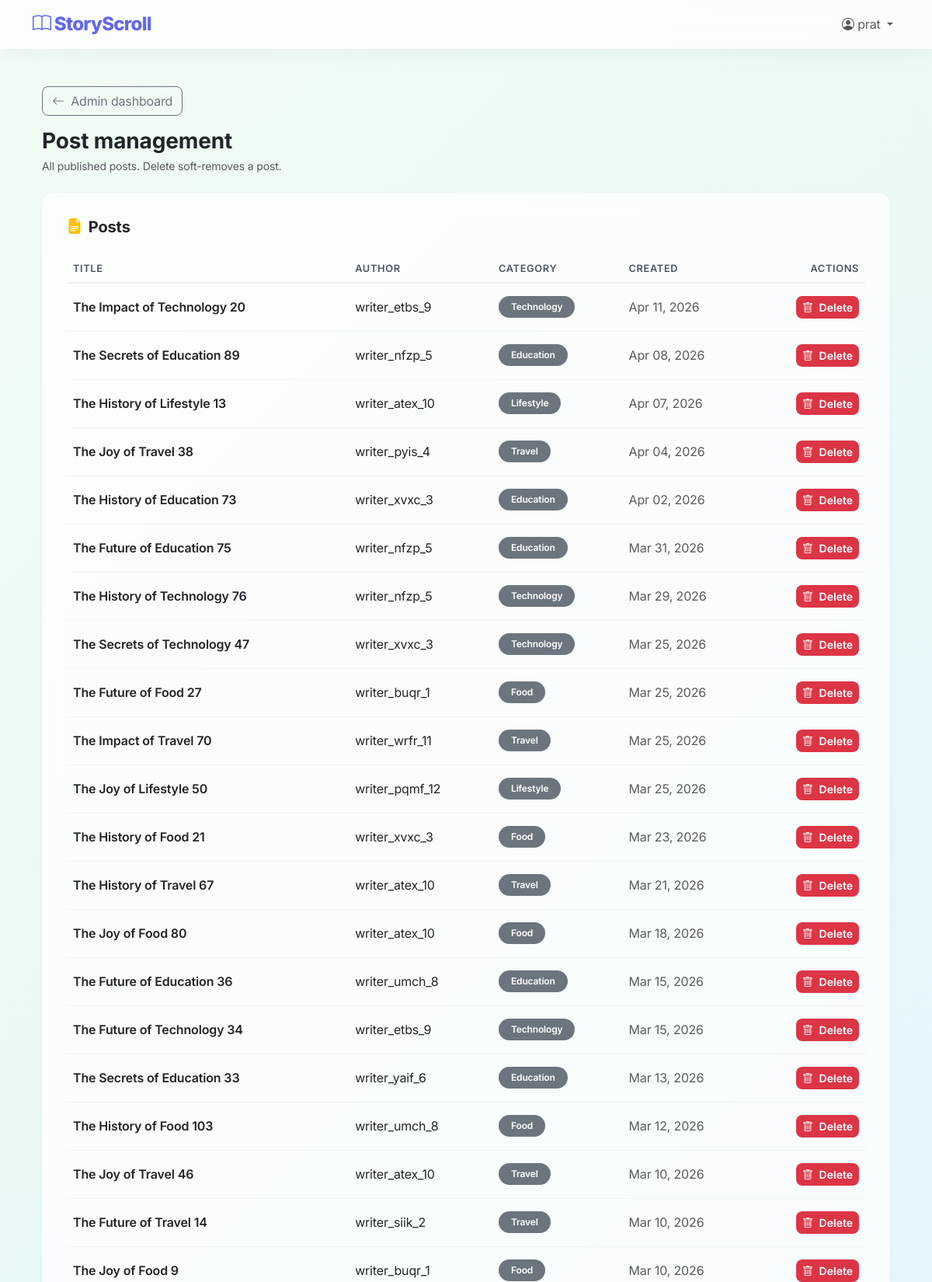
Page /system/manage/posts/ (signed in, upper part) on the committed database.
### blog/models.py (models this page shows, shortened)
class User(AbstractUser):
    ROLE_CHOICES = [
        ('Admin', 'Admin'),
        ('Writer', 'Writer'),
        ('Reader', 'Reader'),
    ]
    GENDER_CHOICES = [
        ('Male', 'Male'),
        ('Female', 'Female'),
        ('Other', 'Other'),
        ('Prefer not to say', 'Prefer not to say'),
    ]
    role = models.CharField(max_length=10, choices=ROLE_CHOICES, default='Reader')
    middle_name = models.CharField(max_length=150, blank=True, null=True)
    phone_number = models.CharField(max_length=20, blank=True, null=True)
    gender = models.CharField(max_length=20, choices=GENDER_CHOICES, blank=True, null=True)
    bio = models.TextField(blank=True, null=True)
    profile_pic = models.ImageField(
        upload_to='profile_pics/',
        blank=True,
        null=True,
        validators=[FileExtensionValidator(['jpg', 'jpeg', 'png', 'gif'])]
    )
    is_approved = models.BooleanField(default=False)
    writer_request = models.BooleanField(default=False)
    writer_request_message = models.TextField(blank=True, null=True)
    is_deleted = models.BooleanField(default=False)
    deleted_at = models.DateTimeField(blank=True, null=True)
    objects = UserManager()        # default (filtered)
    all_objects = BaseUserManager()  # unfiltered

class Post(models.Model):
    title = models.CharField(max_length=200)
    content = models.TextField()
    author = models.ForeignKey(User, on_delete=models.CASCADE, related_name='posts')
    category = models.CharField(max_length=50, default='Other')
    created_at = models.DateTimeField(auto_now_add=True)
    updated_at = models.DateTimeField(auto_now=True)
    featured_image = models.ImageField(
        upload_to='post_images/',
        blank=True,
        null=True,
        validators=[FileExtensionValidator(['jpg', 'jpeg', 'png', 'gif'])]
    )
    is_deleted = models.BooleanField(default=False)
    deleted_at = models.DateTimeField(blank=True, null=True)
    objects = PostManager()
    all_objects = models.Manager()
    class Meta:
        ordering = ['-created_at']

### blog/views.py (the view)
# urls.py: path('system/manage/posts/', views.admin_manage_posts, name='admin_manage_posts'),
@role_required(['Admin'])
def admin_manage_posts(request):
    posts = Post.objects.all().order_by('-created_at')
    return render(request, 'blog/admin_manage_posts.html', {'posts': posts})

### blog/models.py (called while the page is built)
    def get_queryset(self):
        return super().get_queryset().filter(is_deleted=False)

    def get_queryset(self):
        return super().get_queryset().filter(is_deleted=False)

### blog/templates/blog/admin_manage_posts.html (shortened to what this page needs)
{% extends 'blog/admin/base_manage.html' %}
{% block admin_page_heading %}Post management{% endblock %}
{% block admin_page_subtitle %}<p class="text-muted small mb-0">All published posts. Delete soft-removes a post.</p>{% endblock %}
{% block admin_inner %}
<div class="card border-0 shadow-sm p-3 rounded-4 mb-4" style="background: rgba(255,255,255,0.7); backdrop-filter: blur(12px);">
  <div class="card-header bg-transparent border-0 pt-3 px-3 pb-2">
    <h2 class="card-title h5 mb-0 fw-bold d-flex align-items-center">
      <i class="bi bi-file-earmark-text-fill text-warning me-2"></i> Posts
    </h2>
  </div>
  <div class="card-body">
    <div class="table-responsive">
      <table class="table table-hover align-middle">
        <thead class="table-light">
          <tr>
            <th>Title</th>
            <th>Author</th>
            <th>Category</th>
            <th>Created</th>
            <th class="text-end">Actions</th>
          </tr>
        </thead>
        <tbody>
          {% for post in posts %}
          <tr>
            <td class="fw-semibold">{{ post.title|truncatewords:10 }}</td>
            <td>{{ post.author.username }}</td>
            <td><span class="badge bg-secondary rounded-pill px-3 py-2">{{ post.category }}</span></td>
            <td class="text-muted">{{ post.created_at|date:"M d, Y" }}</td>
            <td class="text-end">
              <form method="POST" action="{% url 'delete_post_admin' post.id %}" class="d-inline">
                <button type="submit" class="btn btn-danger btn-sm rounded-3"
                        onclick="return confirm('Are you sure you want to delete this post?');">
                  <i class="bi bi-trash me-1"></i> Delete
                </button>
              </form>
            </td>
          </tr>
          {% empty %}
          <tr>
            <td colspan="5" class="text-center text-muted py-4">No posts found.</td>
          </tr>
          {% endfor %}
        </tbody>
      </table>
    </div>
  </div>
</div>
{% endblock %}

### blog/templates/blog/base.html (shortened to what this page needs)
<!DOCTYPE html>
<html lang="en">
<head>
    <link href="https://cdn.jsdelivr.net/npm/bootstrap@5.3.0/dist/css/bootstrap.min.css" rel="stylesheet">
    <link rel="stylesheet" href="https://cdn.jsdelivr.net/npm/bootstrap-icons@1.11.0/font/bootstrap-icons.css">
</head>
<body>
    {% if user.is_authenticated %}
    <nav class="navbar navbar-expand-lg navbar-light mb-4">
        <div class="container">
            <a class="navbar-brand" href="{% url 'home' %}">
                <i class="bi bi-book"></i> StoryScroll
            </a>
            <div class="collapse navbar-collapse" id="navbarNav">
                <ul class="navbar-nav ms-auto">
                    <li class="nav-item dropdown">
                        <a class="nav-link dropdown-toggle" href="#" id="navbarDropdown" role="button" data-bs-toggle="dropdown">
                            <i class="bi bi-person-circle"></i> {{ user.username }}
                        </a>
                    </li>
                </ul>
            </div>
        </div>
    </nav>
    {% endif %}
    <div class="container">
        {% block content %}{% endblock %}
    </div>
</body>
</html>

### blog/templates/blog/base.html (style rules this page uses)
:root { --primary-color: #6366f1; --secondary-color: #818cf8; --bg-color: #f8fafc; --glass-bg: rgba(255, 255, 255, 0.7); --text-dark: #0f172a; --text-light: #64748b; --card-radius: 16px; }
body { font-family: 'Inter', sans-serif; background: linear-gradient(135deg, #f0fdf4 0%, #e0f2fe 50%, #eff6ff 100%); min-height: 100vh; color: var(--text-dark); background-attachment: fixed; letter-spacing: -0.01em; }
.navbar { background: var(--glass-bg) !important; backdrop-filter: blur(12px); -webkit-backdrop-filter: blur(12px); box-shadow: 0 4px 30px rgba(0, 0, 0, 0.05); border-bottom: 1px solid rgba(255, 255, 255, 0.3); position: sticky; top: 0; z-index: 1000; }
.navbar-brand { font-weight: 800; color: var(--primary-color) !important; font-size: 1.5rem; letter-spacing: -0.03em; }
.card { background: var(--glass-bg); backdrop-filter: blur(10px); -webkit-backdrop-filter: blur(10px); border: 1px solid rgba(255, 255, 255, 0.4); border-radius: var(--card-radius); box-shadow: 0 10px 30px rgba(0,0,0,0.03); transition: all 0.3s ease; }
a { color: var(--primary-color); text-decoration: none; transition: color 0.2s ease; }
.container { animation: fadeIn 0.6s ease-out; }

### rows in the picture
User: username "prat"
Post: title "The Impact of Technology 20", author.username "writer_etbs_9", category "Technology", created_at "Apr 11, 2026"
Post: title "The Secrets of Education 89", author.username "writer_nfzp_5", category "Education", created_at "Apr 08, 2026"
Post: title "The History of Lifestyle 13", author.username "writer_atex_10", category "Lifestyle", created_at "Apr 07, 2026"
Post: title "The Joy of Travel 38", author.username "writer_pyis_4", category "Travel", created_at "Apr 04, 2026"
Post: title "The History of Education 73", author.username "writer_xvxc_3", category "Education", created_at "Apr 02, 2026"
Post: title "The Future of Education 75", author.username "writer_nfzp_5", category "Education", created_at "Mar 31, 2026"
Post: title "The History of Technology 76", author.username "writer_nfzp_5", category "Technology", created_at "Mar 29, 2026"
Post: title "The Secrets of Technology 47", author.username "writer_xvxc_3", category "Technology", created_at "Mar 25, 2026"
Post: title "The Future of Food 27", author.username "writer_buqr_1", category "Food", created_at "Mar 25, 2026"
Post: title "The Impact of Travel 70", author.username "writer_wrfr_11", category "Travel", created_at "Mar 25, 2026"
Post: title "The Joy of Lifestyle 50", author.username "writer_pqmf_12", category "Lifestyle", created_at "Mar 25, 2026"
Post: title "The History of Food 21", author.username "writer_xvxc_3", category "Food", created_at "Mar 23, 2026"
Post: title "The History of Travel 67", author.username "writer_atex_10", category "Travel", created_at "Mar 21, 2026"
Post: title "The Joy of Food 80", author.username "writer_atex_10", category "Food", created_at "Mar 18, 2026"
Post: title "The Future of Education 36", author.username "writer_umch_8", category "Education", created_at "Mar 15, 2026"
Post: title "The Future of Technology 34", author.username "writer_etbs_9", category "Technology", created_at "Mar 15, 2026"
Post: title "The Secrets of Education 33", author.username "writer_yaif_6", category "Education", created_at "Mar 13, 2026"
Post: title "The History of Food 103", author.username "writer_umch_8", category "Food", created_at "Mar 12, 2026"
Post: title "The Joy of Travel 46", author.username "writer_atex_10", category "Travel", created_at "Mar 10, 2026"
Post: title "The Future of Travel 14", author.username "writer_siik_2", category "Travel", created_at "Mar 10, 2026"
Post: title "The Joy of Food 9", author.username "writer_buqr_1", category "Food", created_at "Mar 10, 2026"
